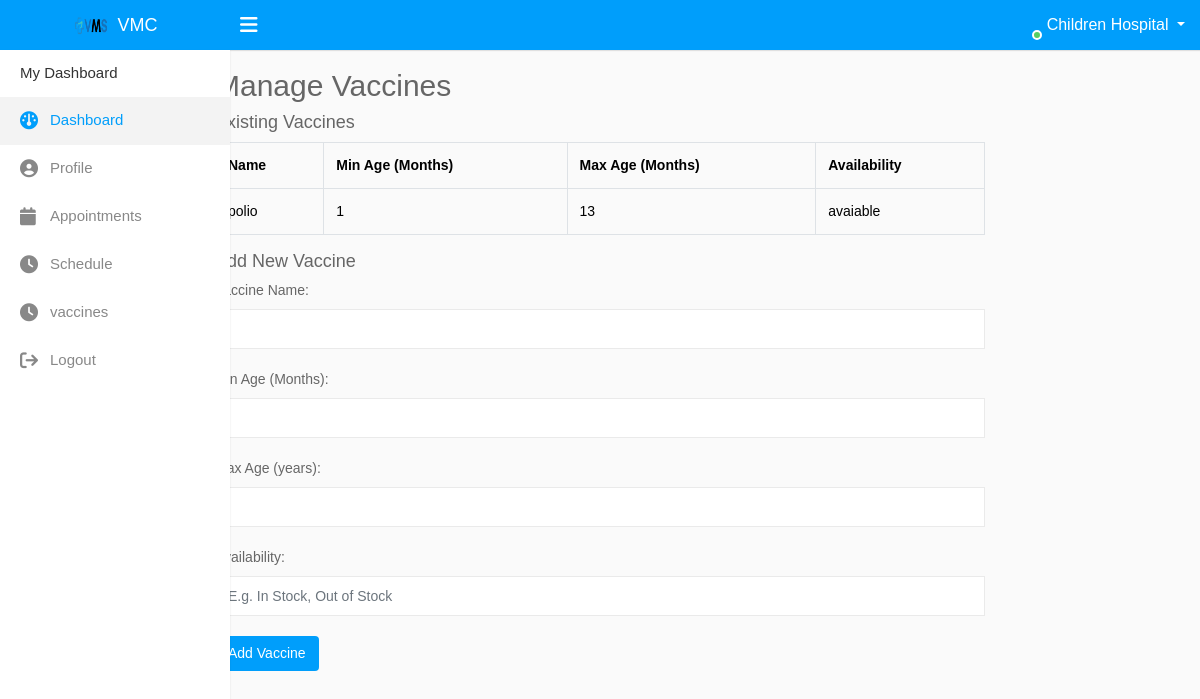
The app's page /hospital_dashboard/add-vaccine.php (signed in) with its own data.
### tables this page shows
CREATE TABLE `vaccines` (
  `id` int(11) NOT NULL,
  `hospital_id` int(11) DEFAULT NULL,
  `vaccine_name` varchar(255) NOT NULL,
  `min_age` int(11) DEFAULT NULL,
  `max_age` int(11) DEFAULT NULL,
  `availability` varchar(250) DEFAULT NULL,
  `created_at` timestamp NOT NULL DEFAULT current_timestamp()
);

### hospital_dashboard/add-vaccine.php (the view, shortened to what this page needs)
<?php
include "../forms/dbconn.php";
$hospital_id = $_SESSION['hospital_id'];
$hospital_name = $_SESSION['hospital_name'];
$query = "SELECT * FROM vaccines WHERE hospital_id = ?";
$stmt = mysqli_prepare($conn, $query);
mysqli_stmt_bind_param($stmt, "i", $hospital_id);
mysqli_stmt_execute($stmt);
$result = mysqli_stmt_get_result($stmt);
?>
<!DOCTYPE html>
<html lang="en">
<head>
    <link rel="stylesheet" type="text/css" href="assets/css/bootstrap.min.css">
    <link rel="stylesheet" type="text/css" href="assets/css/font-awesome.min.css">
    <link rel="stylesheet" type="text/css" href="assets/css/style.css">
    <link href="https://cdnjs.cloudflare.com/ajax/libs/font-awesome/5.15.4/css/all.min.css" rel="stylesheet">
    <link href="https://cdnjs.cloudflare.com/ajax/libs/font-awesome/6.5.1/css/all.min.css" rel="stylesheet">
</head>
<body>
    <div class="main-wrapper">
        <div class="header">
            <div class="header-left">
                <a href="index-2.php" class="logo">
                    <img src="assets/img/logo.png" width="35" height="35" alt=""> <span>VMC</span>
                </a>
            </div>
            <a id="toggle_btn" href="javascript:void(0);"><i class="fa fa-bars"></i></a>
            <ul class="nav user-menu float-right">
                <li class="nav-item dropdown has-arrow">
                    <a href="#" class="dropdown-toggle nav-link user-link" data-toggle="dropdown">
                    <span class="user-img">
    <span class="status online"></span>
</span>
<span style="text-transform:capitalize;"><?php echo $hospital_name; ?></span>
                    </a>
                </li>
            </ul>
        </div>
        <div class="sidebar" id="sidebar">
            <div class="sidebar-inner slimscroll">
                <div id="sidebar-menu" class="sidebar-menu">
                    <ul>
                        <li class="menu-title">My Dashboard</li>
                        <li class="active">
                            <a href="index.php"><i class="fa fa-dashboard"></i> <span>Dashboard</span></a>
                        </li>
                        <li>
                            <a href="profile.php"><i class="fa fa-user-circle"></i> <span>Profile</span></a>
                        </li>
                        <li>
                            <a href="appointments.php"><i class="fa fa-calendar"></i> <span>Appointments</span></a>
                        </li>
                        <li>
                            <a href="edit-schedule.php"><i class="fa fa-clock"></i> <span>Schedule</span></a>
                        </li>
                        <li>
                            <a href="add-vaccine.php"><i class="fa fa-clock"></i> <span>vaccines</span></a>
                        </li>
                        <li>
                            <a href="login.php"><i class="fa fa-sign-out"></i> <span>Logout</span></a>
                        </li>
                    </ul>
                </div>
            </div>
        </div>
        <div class="container mt-5">
        <h2>Manage Vaccines</h2>
<h4>Existing Vaccines</h4>
<table class="table table-bordered">
    <tr>
        <th>Name</th>
        <th>Min Age (Months)</th>
        <th>Max Age (Months)</th>
        <th>Availability</th>
    </tr>
    <?php while ($row = $result->fetch_assoc()) { ?>
        <tr>
            <td><?php echo htmlspecialchars($row['vaccine_name']); ?></td>
            <td><?php echo htmlspecialchars($row['min_age']); ?></td>
            <td><?php echo htmlspecialchars($row['max_age']); ?></td>
            <td><?php echo htmlspecialchars($row['availability']); ?></td>
        </tr>
    <?php } ?>
</table>
<h4>Add New Vaccine</h4>
<form method="POST">
    <div class="form-group">
        <label>Vaccine Name:</label>
        <input type="text" name="vaccine_name" class="form-control" required>
    </div>
    <div class="form-group">
        <label>Min Age (Months):</label>
        <input type="number" name="min_age" class="form-control" required>
    </div>
    <div class="form-group">
        <label>Max Age (years):</label>
        <input type="number" name="max_age" class="form-control" required>
    </div>
    <div class="form-group">
        <label>Availability:</label>
        <input type="text" name="availability" class="form-control" placeholder="E.g. In Stock, Out of Stock" required>
    </div>
    <button type="submit" class="btn btn-primary">Add Vaccine</button>
</form>
    </div>
        <link href="https://cdnjs.cloudflare.com/ajax/libs/font-awesome/5.15.4/css/all.min.css" rel="stylesheet">
        <link href="https://cdnjs.cloudflare.com/ajax/libs/font-awesome/5.15.4/css/all.min.css" rel="stylesheet">
</body>
</html>

### hospital_dashboard/add-vaccine.php (style rules this page uses)
body { font-family: Arial, sans-serif; padding: 20px; }
.container { max-width: 800px; margin: auto; }

### records on screen
vaccines: vaccine_name "polio", min_age "1", max_age "13", availability "avaiable"

### other values on screen
$hospital_name "Children Hospital"
